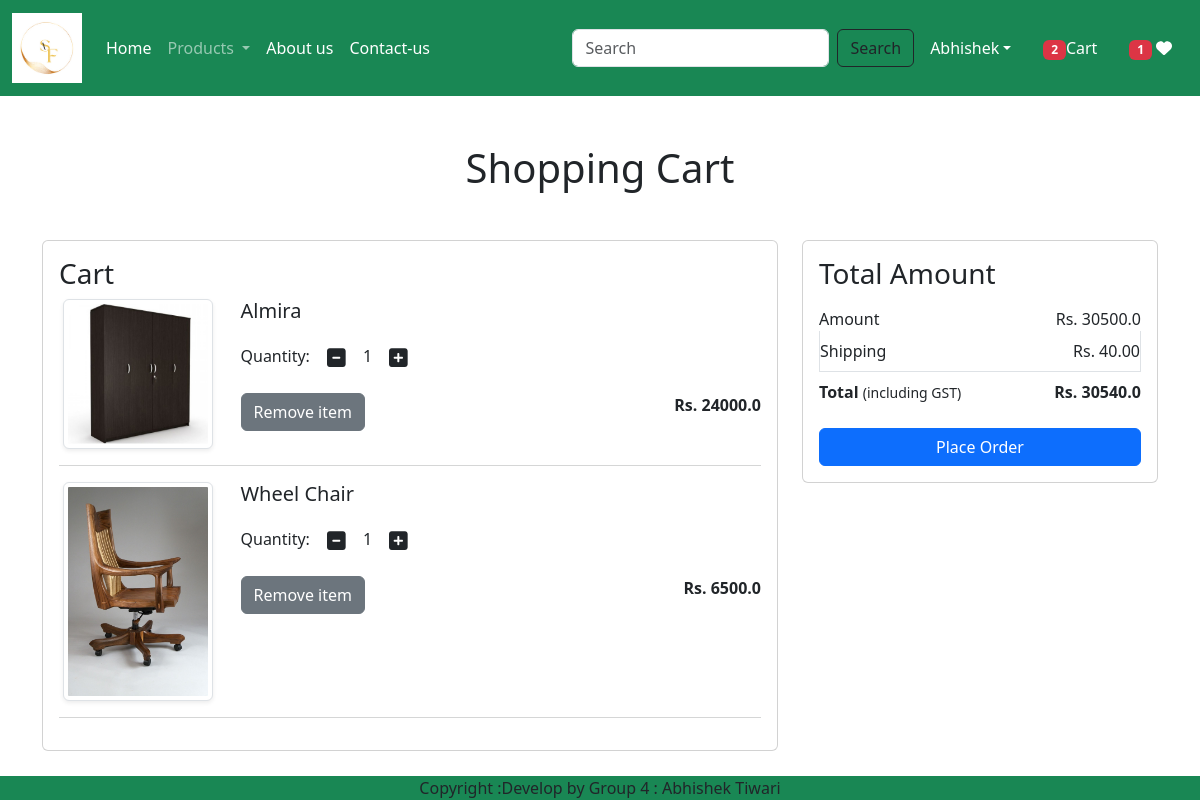
The app's page /cart/ (signed in) with its own data.
### app/models.py (models this page shows, shortened)
class Cart(models.Model):
    user = models.ForeignKey(User,on_delete=models.CASCADE)
    product = models.ForeignKey(Product,on_delete=models.CASCADE)
    quantity = models.PositiveIntegerField(default=1)

class Product(models.Model):
    title = models.CharField(max_length=100)
    selling_price = models.FloatField()
    discounted_price =  models.FloatField()
    discription = models.TextField()
    composition = models.TimeField(default='')
    prodapp = models.TextField(default='')
    category = models.CharField(choices=CATEGORY_CHOICES, max_length=2)
    product_image = models.ImageField(upload_to='product')

### app/views.py (the view)
# urls.py: path('cart/', views.show_cart, name='show-cart'),
@login_required
def show_cart(request):
    user = request.user
    cart = Cart.objects.filter(user=user)
    amount = 0
    for p in cart:
        value = p.quantity * p.product.discounted_price
        amount = amount + value
    total_amount = amount + 40
    totalitem = 0
    wishitem = 0
    if request.user.is_authenticated:
           totalitem = len(Cart.objects.filter(user=request.user))
    wishitem = len(Wishlist.objects.filter(user=request.user))  # Calculating the total amount
    return  render(request,'app/addtocart.html',locals())

### app/templates/app/addtocart.html (shortened to what this page needs)
{% extends 'app/base.html' %}
{% load static %}
{% block main-content %}
<div class="container my-5">
    <div class="row">
        {% if cart %}
        <h1 class="text-center mb-5">Shopping Cart</h1>
        <div class="col-sm-8">
            <div class="card">
                <div class="card-body">
                    <h3>Cart</h3>
                    {% for item in cart %}
                    <div class="row">
                        <div class="col-sm-3 text-center align-self-center"><img src="{{item.product.product_image.url}}" alt="" srcset="" class="img-fluid img-thumbnail shadow-sm" height="150" width="150"></div>
                        <div class="col-sm-9">
                            <div>
                                <h5>{{item.product.title}}</h5>
                                <div class="my-3">
                                    <label for="quantity">Quantity:</label>
                                    <a class="minus-cart btn" pid={{item.product.id}}><i class="fas fa-minus-square fa-lg"></i></a>
                                    <span id="quantity">{{item.quantity}}</span>
                                    <a class="plus-cart btn" pid={{item.product.id}}><i class="fas fa-plus-square fa-lg"></i></a>
                                </div>
                                <div class="d-flex justify-content-between">
                                    <a href="#" class="remove-cart btn btn-sn btn-secondary mr-3" pid={{item.product.id}}>Remove item</a>
                                    <p class="mb-0"><span><strong>Rs. {{item.product.discounted_price}}</strong></span></p>
                                </div>
                            </div>
                        </div>
                    </div>
                    <hr class="text-muted">
                    {% endfor %}
                </div>
            </div>
        </div>
        <div class="col-sm-4">
            <div class="card">
                <div class="card-body">
                    <h3>Total Amount</h3>
                    <ul class="list-group">
                        <li class="list-group-item d-flex justify-content-between align-items-center border-0 px-0 pb-0">Amount<span id="amount">Rs. {{amount}}</span></li>
                        <li class="list-group-item d-flex justify-content-between align-items-center  px-0">Shipping<span>Rs. 40.00</span></li>
                        <li class="list-group-item d-flex justify-content-between align-items-center border-0 px-0 mb-3">
                            <div>
                                <strong>Total</strong> <small>(including GST)</small>
                            </div>
                            <span id="totalamount"><strong>Rs. {{total_amount}}</strong></span>
                        </li>
                    </ul>
                    <div class="d-grid"><a href="{% url 'checkout' %}" class="btn btn-primary">Place Order</a></div>
                </div>
            </div>
        </div>
        {% else %}
        <h1 class="text-center mb-5">Cart is Empty</h1>
        {% endif %}
    </div>
</div>
{% endblock main-content %}

### records on screen
Cart: product.product_image (picture), product "Almira", quantity "1", product.discounted_price "24000.0"
Cart: product.product_image (picture), product "Wheel Chair", quantity "1", product.discounted_price "6500.0"

### other values on screen
{{ totalitem }} "2"
{{ wishitem }} "1"
{{ amount }} "30500.0"
{{ total_amount }} "30540.0"
